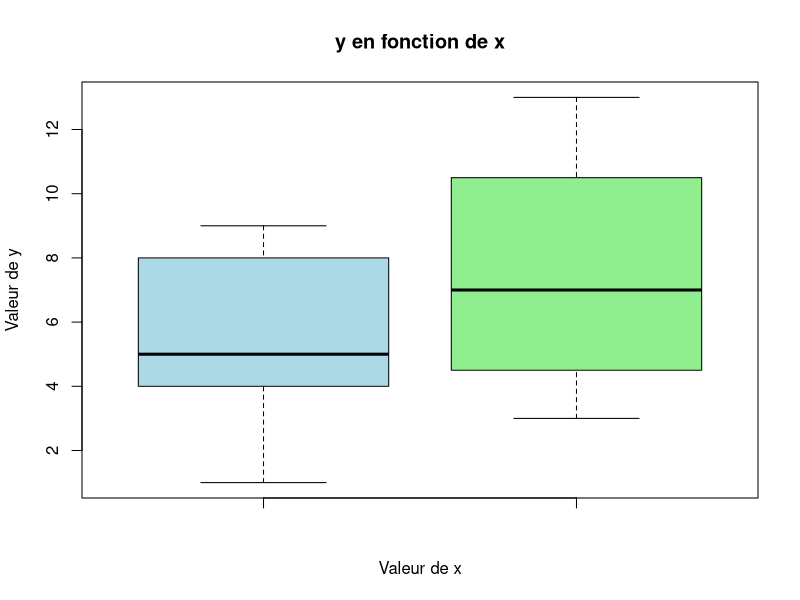

Generate this figure with R:
x <- c(1,4,5,8,9)
y <- c(3,6,8,13)
boxplot(x, y,
        main = "y en fonction de x",
        xlab = "Valeur de x",
        ylab = "Valeur de y",
        col = c("lightblue", "lightgreen"))
